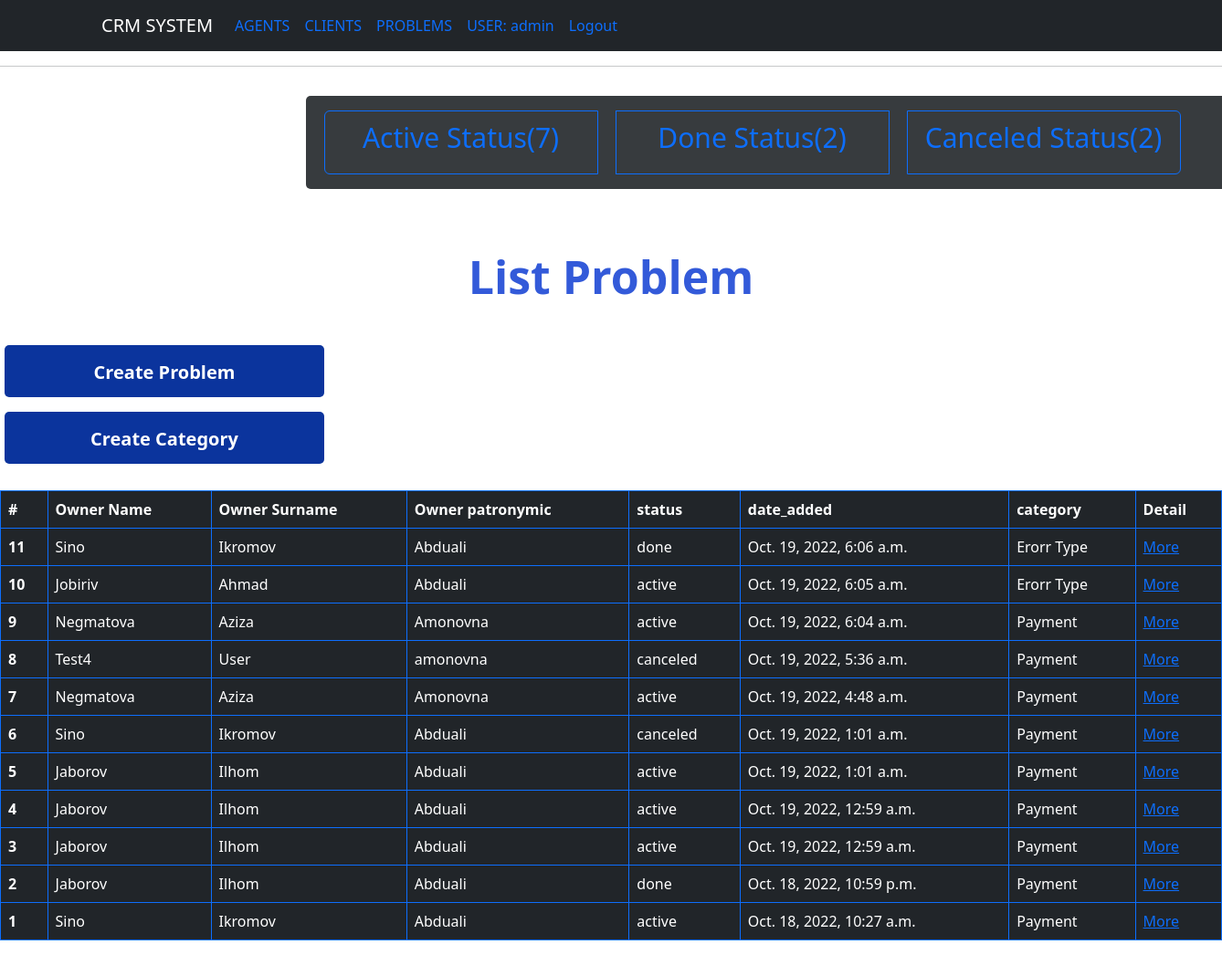
The page /problem/ (signed in) on the database as committed earlier.
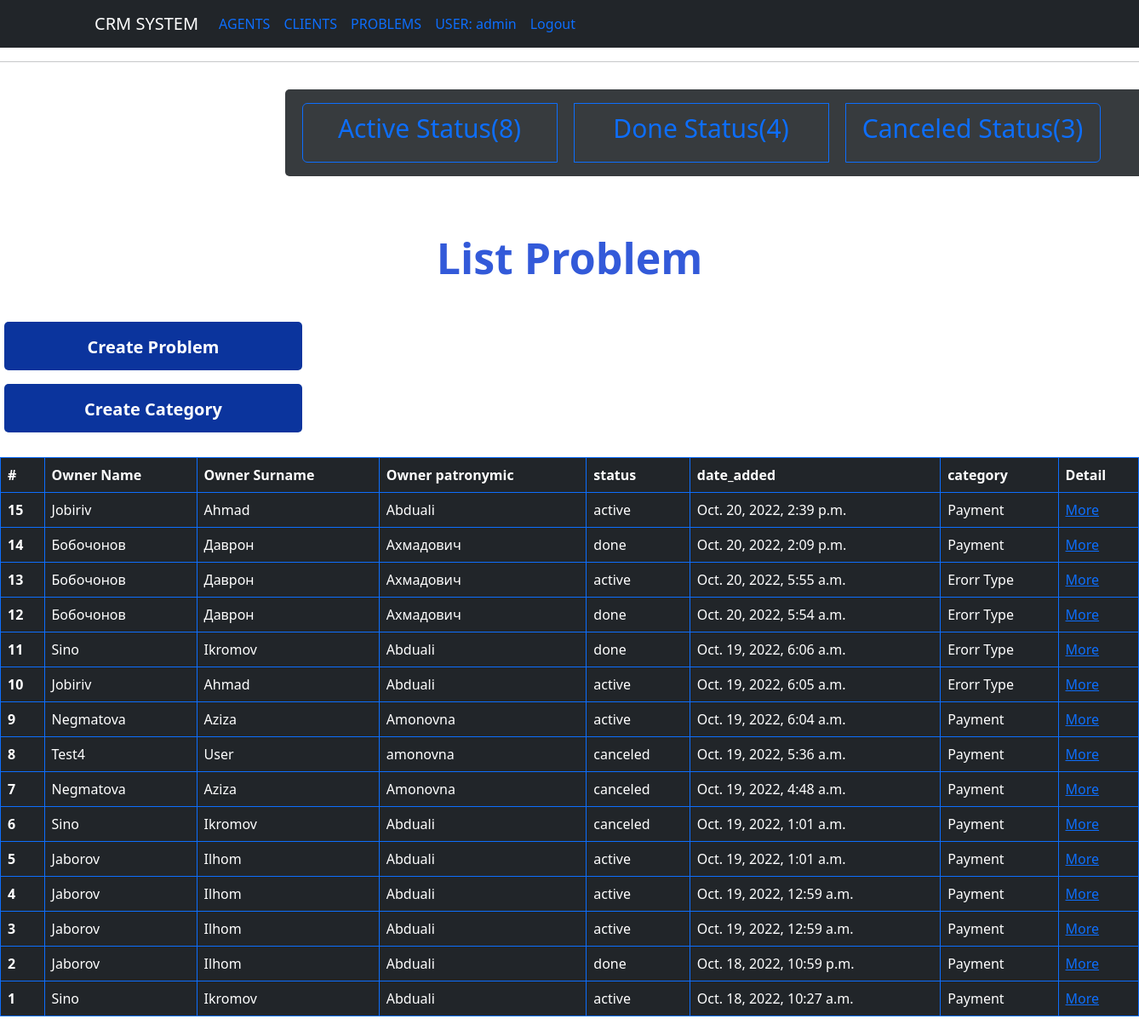
The same page on the database as committed later.
### agents/models.py (models this page shows, shortened)
class CustomerUser(AbstractUser):
    pass

class Problem(models.Model):
    STATUS_PROBLEM = (
        ('active', 'active'),
        ('canceled', 'canceled'),
        ('done', 'done')
    )
    description = models.TextField('description')
    category = models.ForeignKey(Category, verbose_name='category', on_delete=models.CASCADE)
    status = models.CharField('Status', max_length=100, choices=STATUS_PROBLEM)
    date_added = models.DateTimeField('created_at', auto_now_add=True)
    client = models.ForeignKey("Client", on_delete=models.CASCADE)
    class Meta:
        ordering = ('-date_added',)

class Client(models.Model):
    GENDER = (
        ('male', 'male'),
        ('female', 'female')
    )
    first_name = models.CharField(max_length=100)
    last_name = models.CharField(max_length=100)
    patronymic = models.CharField(max_length=100)
    was_born = models.DateField(default=2003)
    gender = models.CharField(max_length=100, choices=GENDER)
    age = models.IntegerField(default=0)
    date_added = models.DateTimeField(auto_now_add=True)
    phone_number = models.CharField(max_length=20)
    email = models.EmailField()
    class Meta:
        ordering = ('-date_added',)

class Category(models.Model):
    title = models.CharField('category', max_length=150)

### problem/views.py (the view, shortened to what this page needs)
# urls.py: path('', ListProblem.as_view(), name='list_problem'),
class ListProblem(LoginRequiredMixin, generic.ListView):
    template_name = 'problem/list_problem.html'
    queryset = Problem.objects.all()
    def get_context_data(self, **kwargs):
        context = super().get_context_data(**kwargs)
        context['active'] = Problem.objects.filter(status='active').count()
        context['done'] = Problem.objects.filter(status='done').count()
        context['canceled'] = Problem.objects.filter(status='canceled').count()
        return context

### templates/problem/list_problem.html (shortened to what this page needs)
{% extends "base.html" %}
{% block content %}
<hr/>
<div class="btn-group my-3" role="group" aria-label="Basic example">
  <a  href="{% url 'active_status' %}" type="button" class="btn btn-outline-primary my-3"><p class="text_status">Active Status({{ active }})</p></a>
  <a  href="{% url 'done_status' %}" type="button" class="btn btn-outline-primary my-3"><p class="text_status">Done Status({{ done }})</p></a>
  <a  href="{% url 'canceled_status' %}" type="button" class=" btn btn-outline-primary my-3"><p class="text_status">Canceled Status({{ canceled }})</p></a>
</div>
<h1 class="list">List Problem</h1>
<div class = "create_agent my-4">
    <a class="btn btn-primary my-3" href="{% url 'create_problem' %}"
   role="button">Create Problem
</a>
  <a class="btn btn-primary" href="{% url 'create_cat' %}"
   role="button">Create Category
</a>
</div>
<table class="table table-dark table-hover table-bordered border-primary">
  <thead>
    <tr>
      <th scope="col">#</th>
      <th scope="col">Owner Name </th>
      <th scope="col">Owner Surname </th>
      <th scope="col">Owner patronymic</th>
      <th scope="col">status</th>
      <th scope="col">date_added </th>
      <th scope="col">category</th>
        <th scope="col">Detail</th>
    </tr>
  </thead>
{% for problem in object_list %}
  <tbody>
    <tr>
      <th scope="row">{{ problem.pk }}</th>
      <td>{{ problem.client.first_name }}</td>
      <td>{{ problem.client.last_name }}</td>
      <td>{{ problem.client.patronymic }}</td>
      <td>{{ problem.status }}</td>
      <td>{{ problem.date_added }}</td>
      <td>{{ problem.category.title }}</td>
        <td><a href="{{ problem.pk }}">More</a></td>
    </tr>
  </tbody>
{% endfor %}
</table>
{% endblock %}

### templates/base.html (shortened to what this page needs)
{% load static %}
<!DOCTYPE html>
<html lang="en">
<head>
    <link
    rel = "stylesheet"
    type="text/css"
    href="{% static 'bootstrap/css/bootstrap.css' %}"
/>
    <link
    rel = "stylesheet"
    type="text/css"
    href="{% static 'style.css' %}"
/>
</head>
<body>
{% include 'navbar.html' %}
 {% block content %}
 {% endblock %}
</body>
</html>

### templates/navbar.html (shortened to what this page needs)
<nav class="navbar navbar-expand-lg navbar-dark bg-dark" >
  <div class="container">
    <a class="navbar-brand" href="#">CRM SYSTEM</a>
    <div class="collapse navbar-collapse float-end" id="navbarNavAltMarkup">
      <div class="navbar-nav">
          <ul class="nav justify-content-end">
             {% if user.is_staff %}
              <li class="nav-item ">
              <a class="nav-link" href="{% url 'list_agent' %}">AGENTS</a>
              </li>
              {% endif %}
             {% if user.is_authenticated %}
              <li class="nav-item">
              <a class="nav-link" href="{% url 'list_client' %}">CLIENTS</a>
              </li>
              <li class="nav-item">
              <a class="nav-link" href="{% url 'list_problem' %}">PROBLEMS</a>
              </li>
              <li class="nav-item">
              <a class="nav-link" href="{% url 'list_problem' %}">USER: {{ user }}</a>
              </li>
              <li class="nav-item">
             <a  class="nav-link " href="{% url 'logout' %}">Logout</a>
              </li>
              {% else %}
              <li class="nav-item">
             <a class="nav-link" href="{% url 'login' %}">Login</a>
              </li>
              {% endif %}
</ul>
      </div>
    </div>
  </div>
</nav>

### agents/static/style.css (style rules this page uses)
body { background-color: fufufu; }
.btn { position: relative; padding 10px; }
.create_agent { position: relative; padding: 5px; }
.list { text-align: center; font-size: 50px; font-weight: 700; padding-top: 50px; color: #335AD9; }
.btn-primary { font-weight: 700; font-size: 20px; border-radius: 5px; margin-bottom: 0px; color: #fff; background-color: #0b349d; margin: 0 auto; width: 350px; display: block; border: none; padding: 12px 20px; padding-top: 15px; }

### templates/problem/list_problem.html (style rules this page uses)
.btn-outline-primary { margin: 20px; width: 300px; height: 70px; }
.btn-group { margin-left: 25%; padding-right: 50px; background-color: #373b3e; border-radius: 5px; }
.btn-primary { margin: 0; width: 350px }
.text_status { font-size: 30px; text-decoration: center; }

Rows that differ between the two databases and show on the page:
added Problem: pk "15", client.first_name "Jobiriv", client.last_name "Ahmad", client.patronymic "Abduali", status "active", date_added "Oct. 20, 2022, 2:39 p.m.", category "Payment"
added Problem: pk "14", client.first_name "Бобочонов", client.last_name "Даврон", client.patronymic "Ахмадович", status "done", date_added "Oct. 20, 2022, 2:09 p.m.", category "Payment"
added Problem: pk "13", client.first_name "Бобочонов", client.last_name "Даврон", client.patronymic "Ахмадович", status "active", date_added "Oct. 20, 2022, 5:55 a.m.", category "Erorr Type"
added Problem: pk "12", client.first_name "Бобочонов", client.last_name "Даврон", client.patronymic "Ахмадович", status "done", date_added "Oct. 20, 2022, 5:54 a.m.", category "Erorr Type"
changed Problem "Oct. 19, 2022, 4:48 a.m.": status "active" → "canceled"
Other text that changed with them:
{{ active }}: "7" → "8"
{{ done }}: "2" → "4"
{{ canceled }}: "2" → "3"
